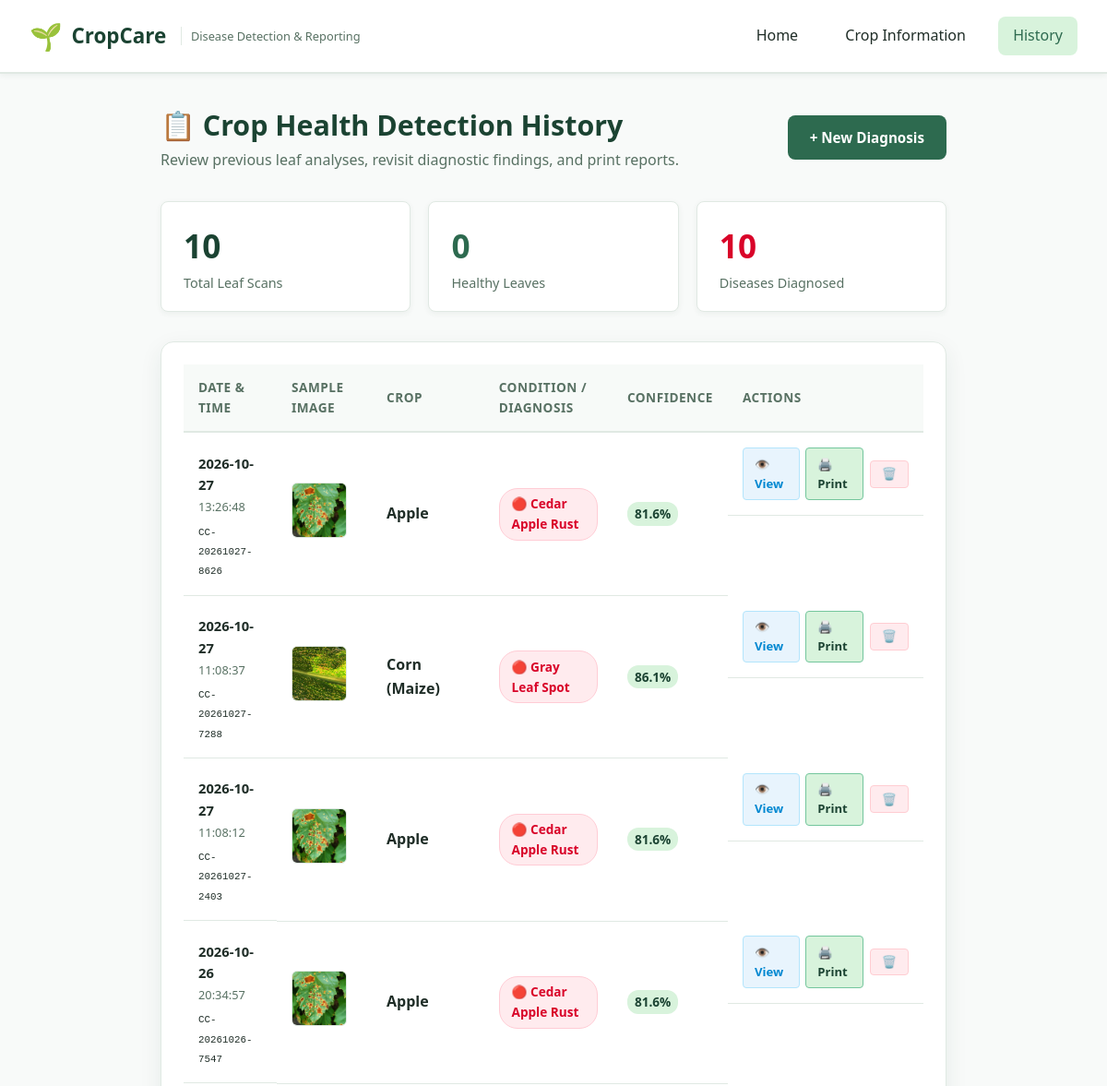
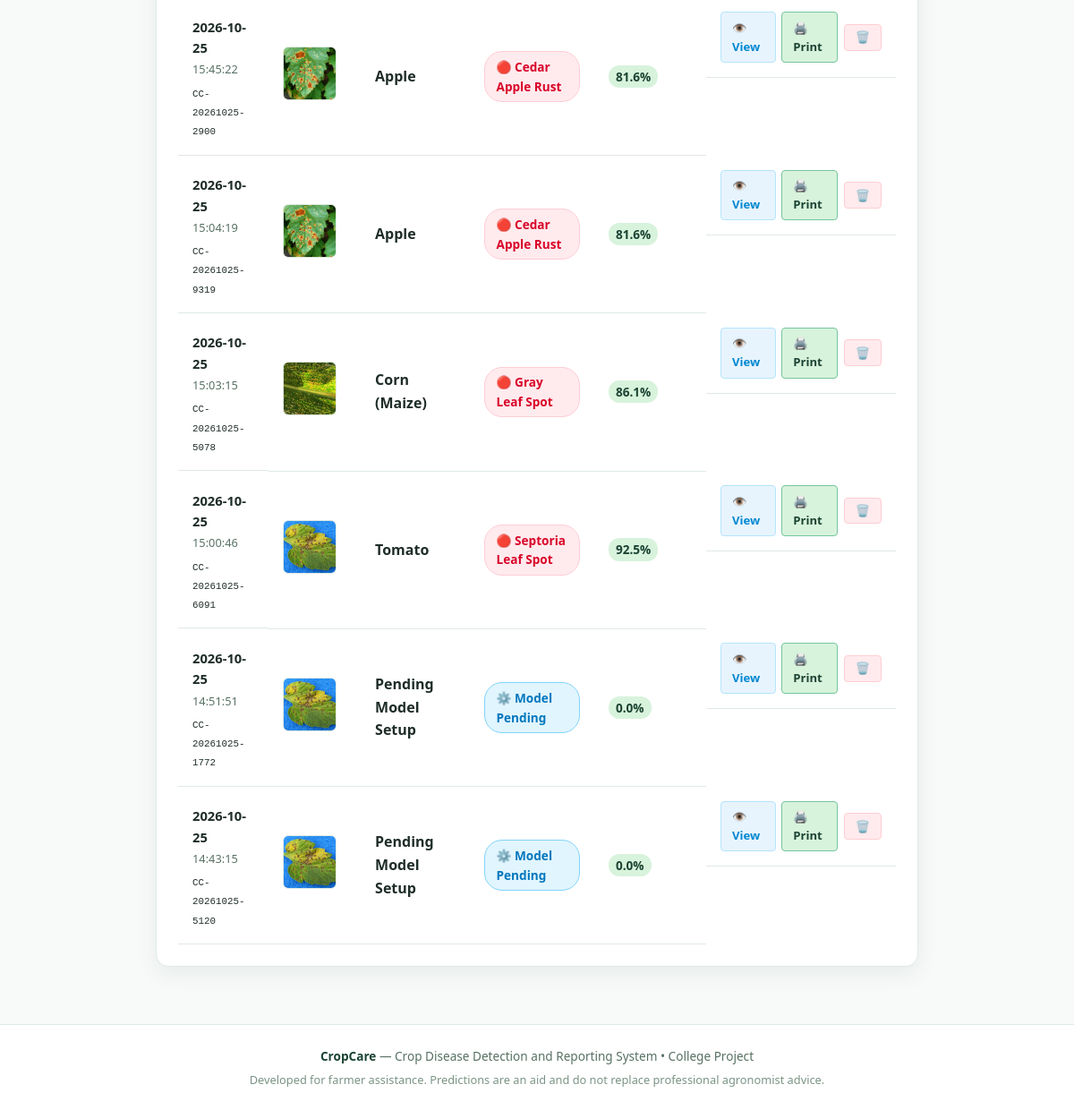
The app's page /history with its own data (2 pictures, top to bottom).
### tables this page shows
CREATE TABLE reports (
            id INTEGER PRIMARY KEY AUTOINCREMENT,
            report_id TEXT UNIQUE NOT NULL,
            created_at TEXT NOT NULL,
            image_filename TEXT NOT NULL,
            crop_name TEXT NOT NULL,
            disease_name TEXT NOT NULL,
            confidence REAL NOT NULL,
            is_healthy INTEGER NOT NULL DEFAULT 0,
            status TEXT NOT NULL DEFAULT 'completed',
            symptoms TEXT,
            treatment TEXT
        );

### app.py (the view)
@app.route('/history')
def history():
    reports = db.get_all_reports()
    return render_template('history.html', reports=reports)

### db.py (called while the page is built)
def get_db_connection():
    conn = sqlite3.connect(DB_PATH)
    conn.row_factory = sqlite3.Row  # Enables accessing columns by name like dict
    return conn

def get_all_reports():
    conn = get_db_connection()
    cursor = conn.cursor()
    cursor.execute('SELECT * FROM reports ORDER BY id DESC')
    reports = cursor.fetchall()
    conn.close()
    return reports

### templates/history.html (shortened to what this page needs)
{% extends "base.html" %}
{% block content %}
<div class="history-header">
    <div>
        <h2>📋 Crop Health Detection History</h2>
        <p class="text-muted">Review previous leaf analyses, revisit diagnostic findings, and print reports.</p>
    </div>
    <div>
        <a href="{{ url_for('home') }}" class="btn btn-primary">+ New Diagnosis</a>
    </div>
</div>
{% if reports and reports|length > 0 %}
    <div class="stats-grid">
        <div class="stat-card">
            <span class="stat-num">{{ reports|length }}</span>
            <span class="stat-label">Total Leaf Scans</span>
        </div>
        <div class="stat-card stat-healthy">
            <span class="stat-num">{{ reports|selectattr('is_healthy', 'equalto', 1)|list|length }}</span>
            <span class="stat-label">Healthy Leaves</span>
        </div>
        <div class="stat-card stat-diseased">
            <span class="stat-num">{{ reports|selectattr('is_healthy', 'equalto', 0)|list|length }}</span>
            <span class="stat-label">Diseases Diagnosed</span>
        </div>
    </div>
    <div class="card history-card">
        <div class="table-responsive">
            <table class="history-table">
                <thead>
                    <tr>
                        <th>Date & Time</th>
                        <th>Sample Image</th>
                        <th>Crop</th>
                        <th>Condition / Diagnosis</th>
                        <th>Confidence</th>
                        <th>Actions</th>
                    </tr>
                </thead>
                <tbody>
                    {% for r in reports %}
                    <tr>
                        <td class="history-date">
                            <span class="date-main">{{ r.created_at.split(' ')[0] }}</span>
                            <span class="date-time">{{ r.created_at.split(' ')[1] }}</span>
                            <small class="report-badge"><code>{{ r.report_id }}</code></small>
                        </td>
                        <td>
                            <img src="{{ url_for('static', filename='uploads/' + r.image_filename) }}" alt="Leaf sample" class="history-thumb">
                        </td>
                        <td class="font-semibold">{{ r.crop_name }}</td>
                        <td>
                            {% if r.is_healthy %}
                                <span class="badge badge-healthy">🌿 Healthy</span>
                            {% elif r.status == 'pending_model' %}
                                <span class="badge badge-pending">⚙️ Model Pending</span>
                            {% elif r.status == 'unreliable' %}
                                <span class="badge badge-warning">⚠️ Low Confidence</span>
                            {% else %}
                                <span class="badge badge-disease">🔴 {{ r.disease_name }}</span>
                            {% endif %}
                        </td>
                        <td>
                            <span class="conf-pill">{{ r.confidence }}%</span>
                        </td>
                        <td class="table-actions">
                            <a href="{{ url_for('view_result', report_id=r.report_id) }}" class="btn-action btn-view" title="View Result">
                                👁️ View
                            </a>
                            <a href="{{ url_for('view_report', report_id=r.report_id) }}" class="btn-action btn-print" target="_blank" title="Print Report">
                                🖨️ Print
                            </a>
                            <form action="{{ url_for('delete_report_route', report_id=r.report_id) }}" method="POST" style="display:inline;" onsubmit="return confirm('Are you sure you want to delete report {{ r.report_id }}?');">
                                <button type="submit" class="btn-action btn-del" title="Delete">
                                    🗑️
                                </button>
                            </form>
                        </td>
                    </tr>
                    {% endfor %}
                </tbody>
            </table>
        </div>
    </div>
{% endif %}
{% endblock %}

### templates/base.html (shortened to what this page needs)
<!DOCTYPE html>
<html lang="en">
<head>
    <link rel="stylesheet" href="{{ url_for('static', filename='css/style.css') }}">
</head>
<body>
    <header class="navbar">
        <a href="{{ url_for('home') }}" class="nav-brand">
            <span class="brand-icon">🌱</span>
            <span>CropCare</span>
            <span class="nav-tagline">Disease Detection & Reporting</span>
        </a>
        <nav class="nav-links">
            <a href="{{ url_for('home') }}" class="nav-link {% if request.endpoint == 'home' %}active{% endif %}">Home</a>
            <a href="{{ url_for('crops') }}" class="nav-link {% if request.endpoint == 'crops' %}active{% endif %}">Crop Information</a>
            <a href="{{ url_for('history') }}" class="nav-link {% if request.endpoint == 'history' %}active{% endif %}">History</a>
        </nav>
    </header>
    <main class="container">
        {% block content %}{% endblock %}
    </main>
    <footer class="footer">
        <p><strong>CropCare</strong> &mdash; Crop Disease Detection and Reporting System &bull; College Project</p>
        <p style="margin-top: 0.3rem; font-size: 0.8rem; color: #7a9485;">
            Developed for farmer assistance. Predictions are an aid and do not replace professional agronomist advice.
        </p>
    </footer>
</body>
</html>

### records on screen
reports: created_at "2026-10-27", created_at "13:26:48", report_id "CC-20261027-8626", image_filename (picture), crop_name "Apple", disease_name "Cedar Apple Rust", confidence "81.6"
reports: created_at "2026-10-27", created_at "11:08:37", report_id "CC-20261027-7288", image_filename (picture), crop_name "Corn (Maize)", disease_name "Gray Leaf Spot", confidence "86.1"
reports: created_at "2026-10-27", created_at "11:08:12", report_id "CC-20261027-2403", image_filename (picture), crop_name "Apple", disease_name "Cedar Apple Rust", confidence "81.6"
reports: created_at "2026-10-26", created_at "20:34:57", report_id "CC-20261026-7547", image_filename (picture), crop_name "Apple", disease_name "Cedar Apple Rust", confidence "81.6"
reports: created_at "2026-10-25", created_at "15:45:22", report_id "CC-20261025-2900", image_filename (picture), crop_name "Apple", disease_name "Cedar Apple Rust", confidence "81.6"
reports: created_at "2026-10-25", created_at "15:04:19", report_id "CC-20261025-9319", image_filename (picture), crop_name "Apple", disease_name "Cedar Apple Rust", confidence "81.6"
reports: created_at "2026-10-25", created_at "15:03:15", report_id "CC-20261025-5078", image_filename (picture), crop_name "Corn (Maize)", disease_name "Gray Leaf Spot", confidence "86.1"
reports: created_at "2026-10-25", created_at "15:00:46", report_id "CC-20261025-6091", image_filename (picture), crop_name "Tomato", disease_name "Septoria Leaf Spot", confidence "92.5"
reports: created_at "2026-10-25", created_at "14:51:51", report_id "CC-20261025-1772", image_filename (picture), crop_name "Pending Model Setup", is_healthy "⚙️ Model Pending", confidence "0.0"
reports: created_at "2026-10-25", created_at "14:43:15", report_id "CC-20261025-5120", image_filename (picture), crop_name "Pending Model Setup", is_healthy "⚙️ Model Pending", confidence "0.0"

### other values on screen
{{ reports|length }} "10"
{{ reports|selectattr('is_healthy', 'equalto', 1)|list|length }} "0"
{{ reports|selectattr('is_healthy', 'equalto', 0)|list|length }} "10"
